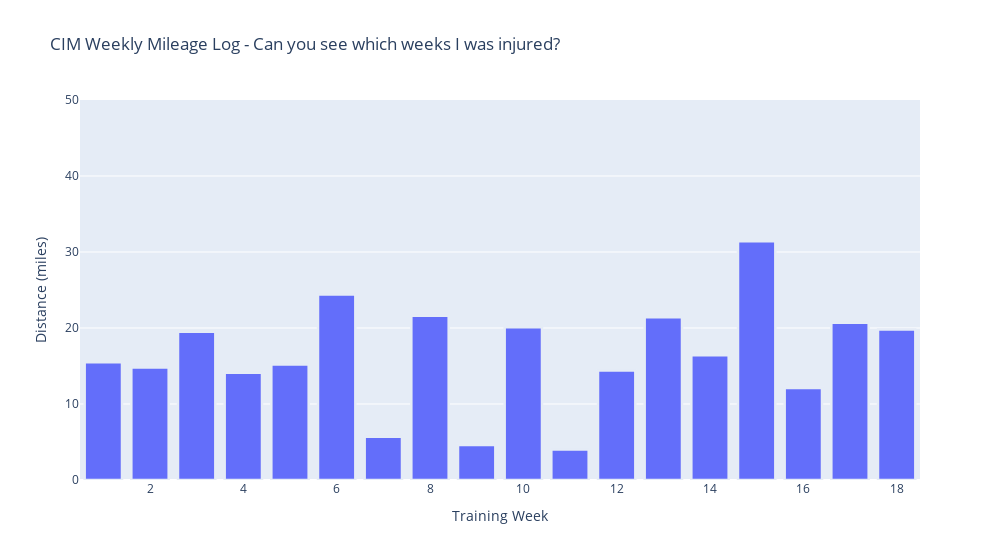

Source (notebook cell):
### Code cell
# plot weekly mileage
import plotly.express as px

fig0 = px.bar(
    df_combined, x = "Training Week", y = "distance",
    labels = dict(Week_Of_Year ="Training Week", distance ="Distance (miles) "),
    #hover_data=["start_date_local"],
    title = "CIM Weekly Mileage Log - Can you see which weeks I was injured?",
    width = 1000
)
# Hover over should be the day, not the first of the month
# fig0.add_hline(y = 20*8)
fig0.update_traces(marker_line_width = 2.5)
fig0.update_yaxes(range = [0, 50])
#fig0.update_layout(bargap = 0.8)
fig0.show()

### Figure 1 — Plotly figure (JSON) as saved in the notebook; plotly's stock layout.template omitted (floating-point values rounded to 4 significant figures)
{"data": [{"alignmentgroup": "True", "hovertemplate": "Training Week=%{x}<br>Distance (miles) =%{y}<extra></extra>", "legendgroup": "", "marker": {"color": "#636efa", "line": {"width": 2.5}, "pattern": {"shape": ""}}, "name": "", "offsetgroup": "", "orientation": "v", "showlegend": false, "textposition": "auto", "type": "bar", "x": [1, 2, 3, 4, 5, 6, 7, 8, 9, 10, 11, 12, 13, 14, 15, 16, 17, 18], "xaxis": "x", "y": [15.5, 14.8, 19.5, 14.1, 15.2, 24.4, 5.7, 21.6, 4.6, 20.1, 4, 14.4, 21.4, 16.4, 31.4, 12.1, 20.7, 19.8], "yaxis": "y"}], "layout": {"barmode": "relative", "legend": {"tracegroupgap": 0}, "title": {"text": "CIM Weekly Mileage Log - Can you see which weeks I was injured?"}, "width": 1000, "xaxis": {"anchor": "y", "domain": [0, 1], "title": {"text": "Training Week"}}, "yaxis": {"anchor": "x", "domain": [0, 1], "range": [0, 50], "title": {"text": "Distance (miles) "}}}}
